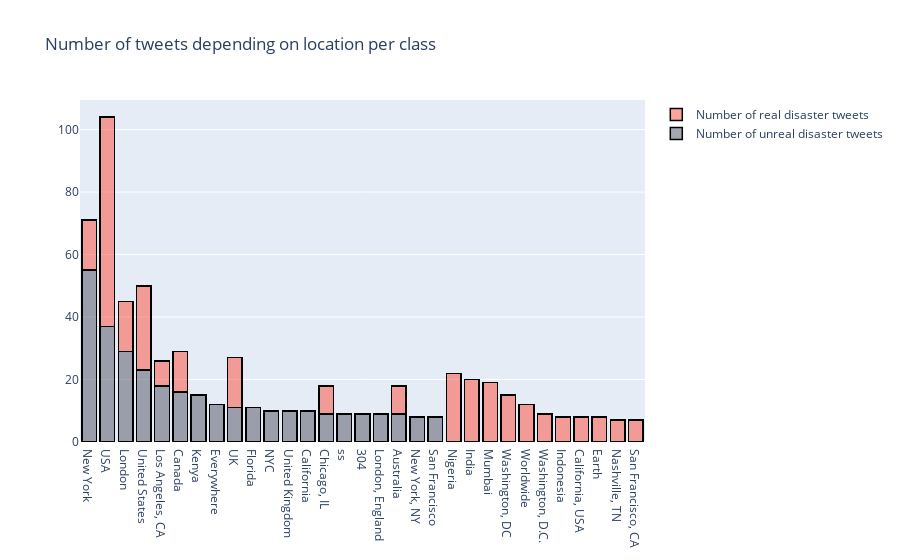

This figure's notebook cell:
### Code cell
#Number of tweets depending on location per class

train1_df = train[train["target"]==1]
train0_df = train[train["target"]==0]
cnt_1 = train1_df['location'].value_counts()
cnt_1.reset_index()
cnt_1 = cnt_1[:20,]

cnt_0 = train0_df['location'].value_counts()
cnt_0.reset_index()
cnt_0 = cnt_0[:20,]

trace1 = go.Bar(
                x = cnt_1.index,
                y = cnt_1.values,
                name = "Number of real disaster tweets",
                marker = dict(color = 'rgba(255, 74, 55, 0.5)',
                             line=dict(color='rgb(0,0,0)',width=1.5)),
                )
trace0 = go.Bar(
                x = cnt_0.index,
                y = cnt_0.values,
                name = "Number of unreal disaster tweets",
                marker = dict(color = 'rgba(79, 82, 97, 0.5)',
                             line=dict(color='rgb(0,0,0)',width=1.5)),
                )


data = [trace0,trace1]
layout = go.Layout(barmode = 'stack',title = 'Number of tweets depending on location per class')
fig = go.Figure(data = data, layout = layout)
py.iplot(fig)

### Figure 1 — Plotly figure (JSON) as saved in the notebook; plotly's stock layout.template omitted (floating-point values rounded to 4 significant figures)
{"data": [{"marker": {"color": "rgba(79, 82, 97, 0.5)", "line": {"color": "rgb(0,0,0)", "width": 1.5}}, "name": "Number of unreal disaster tweets", "type": "bar", "x": ["New York", "USA", "London", "United States", "Los Angeles, CA", "Canada", "Kenya", "Everywhere", "UK", "Florida", "NYC", "United Kingdom", "California", "Chicago, IL", "ss", "304", "London, England", "Australia", "New York, NY", "San Francisco"], "y": [55, 37, 29, 23, 18, 16, 15, 12, 11, 11, 10, 10, 10, 9, 9, 9, 9, 9, 8, 8]}, {"marker": {"color": "rgba(255, 74, 55, 0.5)", "line": {"color": "rgb(0,0,0)", "width": 1.5}}, "name": "Number of real disaster tweets", "type": "bar", "x": ["USA", "United States", "Nigeria", "India", "Mumbai", "New York", "London", "UK", "Washington, DC", "Canada", "Worldwide", "Washington, D.C.", "Chicago, IL", "Australia", "Indonesia", "California, USA", "Los Angeles, CA", "Earth", "Nashville, TN", "San Francisco, CA"], "y": [67, 27, 22, 20, 19, 16, 16, 16, 15, 13, 12, 9, 9, 9, 8, 8, 8, 8, 7, 7]}], "layout": {"barmode": "stack", "title": {"text": "Number of tweets depending on location per class"}}}
